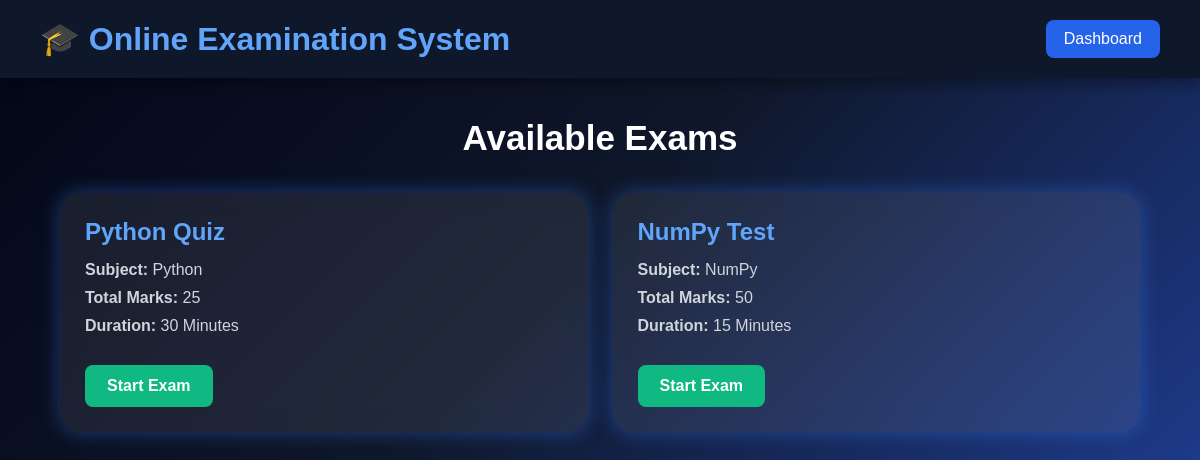
The app's page /exams/view_exams/, older data.
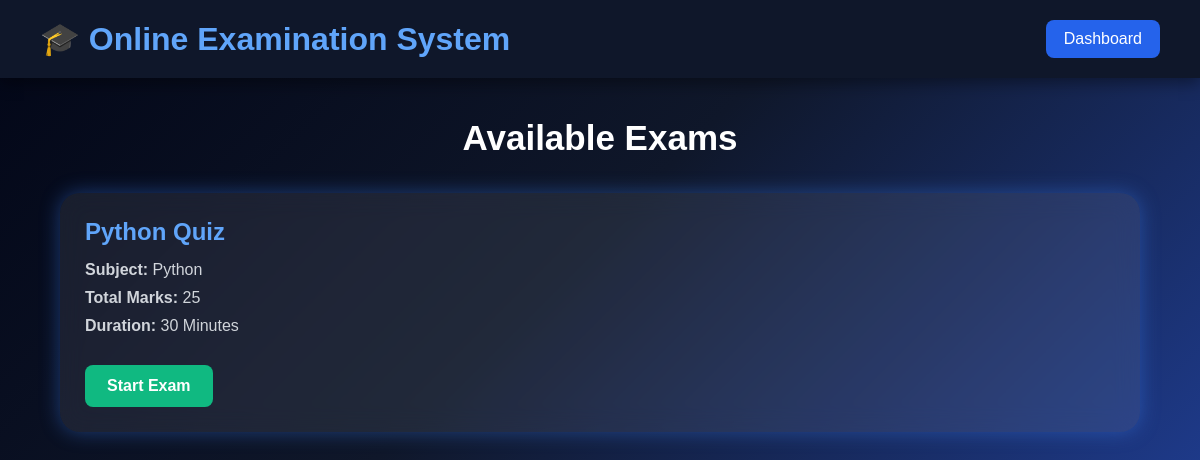
The same page, newer data.
### exams/models.py (models this page shows, shortened)
class Exam(models.Model):
    title = models.CharField(max_length=100)
    subject = models.CharField(max_length=100)
    total_marks = models.IntegerField()
    duration = models.IntegerField(help_text="Duration in minutes")

### exams/views.py (the view)
# urls.py: path('view_exams/', views.view_exams, name='view_exams'),
def view_exams(request):
    exams = Exam.objects.all()
    return render(request, 'exams/view_exams.html', {'exams':exams})

### exams/templates/exams/view_exams.html (shortened to what this page needs)
<!DOCTYPE html>
<html lang="en">
<head>
</head>
<body>
<header>
<h1>🎓 Online Examination System</h1>
<a href="{% url 'student_dashboard' %}" class="back-btn">
Dashboard
</a>
</header>
<div class="container">
<h1 class="title">Available Exams</h1>
<div class="exam-grid">
{% for exam in exams %}
<div class="card">
<h2>{{ exam.title }}</h2>
<p><strong>Subject:</strong> {{ exam.subject }}</p>
<p><strong>Total Marks:</strong> {{ exam.total_marks }}</p>
<p><strong>Duration:</strong> {{ exam.duration }} Minutes</p>
<a href="{% url 'attempt_exam' exam.id %}" class="start-btn">
Start Exam
</a>
</div>
{% empty %}
<div class="card">
<h2>No Exams Available</h2>
</div>
{% endfor %}
</div>
</div>
</body>
</html>

Row changes from the older to the newer data that the page shows:
removed Exam: title "NumPy Test", subject "NumPy", total_marks "50", duration "15"
